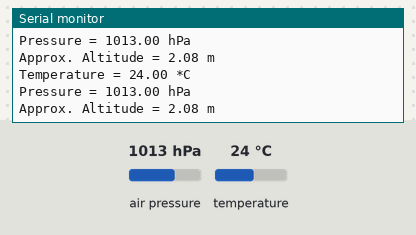
Bench run of a sketch on a simulated Arduino Uno, built with avr-gcc and run on an emulated ATmega328P. Shown: the last lines printed to the serial monitor. The inputs (shaded band) are chosen by the test bench; at power-on: air pressure 1013 hPa, temperature 24 °C.

Above: at 1.2 s.
1.3 s: air pressure set to 952 hPa
At 2.6 s:
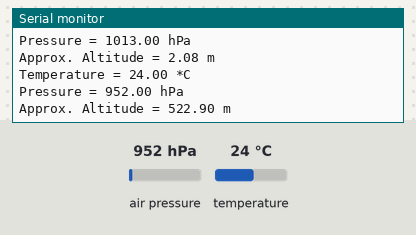
2.8 s: temperature set to 12 °C
At 3.8 s:
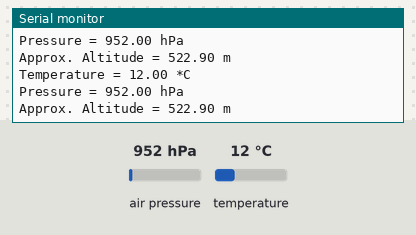
4.3 s: air pressure set to 975 hPa
At 5.8 s:
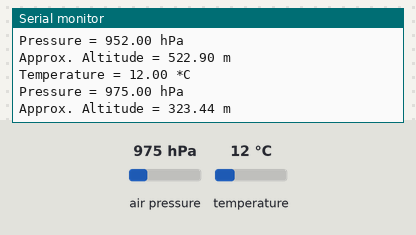
Timing chart, 0 to 7.3 s (numbered marks = the images above; inputs shaded):
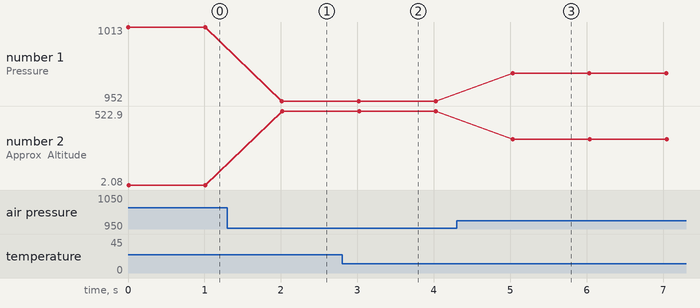

Measured:
- after the input at 1.3 s, the serial monitor: prints a new line after 0.71 s (image 1)
- after the input at 2.8 s, the serial monitor: prints a new line after 0.22 s (image 2)
- after the input at 4.3 s, the serial monitor: prints a new line after 0.73 s (image 3)
- plotted number 1: 1013 → 952 after the input at 1.3 s, 952 → 975 after the input at 4.3 s
- plotted number 2: 2.08 → 522.9 after the input at 1.3 s, 522.9 → 323.44 after the input at 4.3 s

The sketch:

pratica4_1.ino
```cpp
/*********
  Complete project details at https://randomnerdtutorials.com
*********/

#include <Wire.h>
#include <Adafruit_Sensor.h>
#include <Adafruit_BMP280.h>

/*#include <SPI.h>
#define bmp_SCK 14
#define bmp_MISO 12
#define bmp_MOSI 13
#define bmp_CS 15*/

#define SEALEVELPRESSURE_HPA (1013.25)

Adafruit_BMP280 bmp; // I2C
//Adafruit_bmp280 bmp(bmp_CS); // hardware SPI
//Adafruit_bmp280 bmp(bmp_CS, bmp_MOSI, bmp_MISO, bmp_SCK); // software SPI

unsigned long delayTime;

void setup() {
  Serial.begin(115200);
  Serial.println(F("BMP280 test"));

  bool status;

  // default settings
  // (you can also pass in a Wire library object like &Wire2)
  status = bmp.begin(0x76);
 // if (!status) {
 //   Serial.println("Could not find a valid bmp280 sensor, check wiring!");
 //   while (1);
 // }

  Serial.println("-- Default Test --");
  delayTime = 1000;

  Serial.println();
}

void loop() {
  printValues();
  delay(delayTime);
}

void printValues() {
  Serial.print("Temperature = ");
  Serial.print(bmp.readTemperature());
  Serial.println(" *C");

  // Convert temperature to Fahrenheit
  /*Serial.print("Temperature = ");
  Serial.print(1.8 * bmp.readTemperature() + 32);
  Serial.println(" *F");*/

  Serial.print("Pressure = ");
  Serial.print(bmp.readPressure() / 100.0F);
  Serial.println(" hPa");

  Serial.print("Approx. Altitude = ");
  Serial.print(bmp.readAltitude(SEALEVELPRESSURE_HPA));
  Serial.println(" m");

  /*Serial.print("Humidity = ");
  Serial.print(bmp.readHumidity());
  Serial.println(" %"); */

  Serial.println();
}
```
